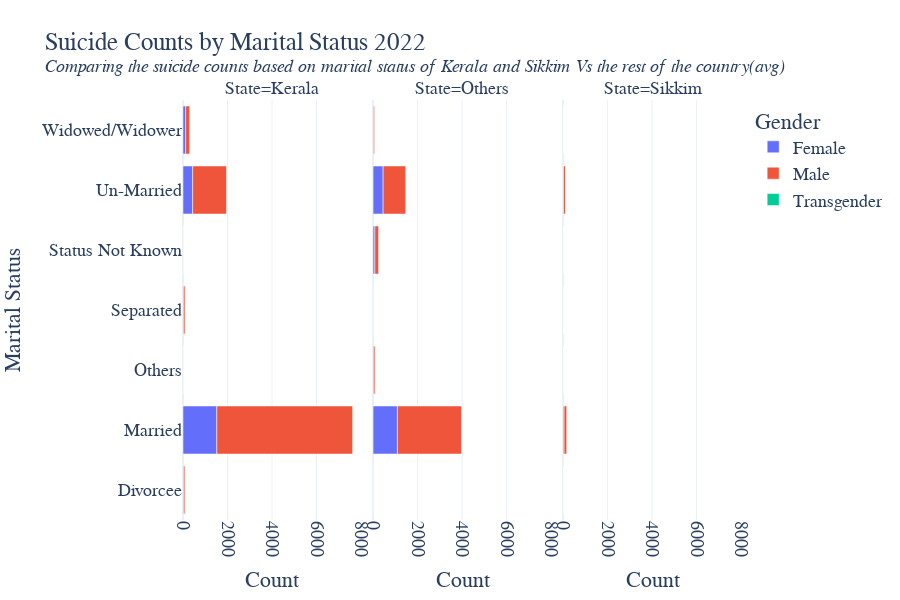

The code cell stored with this chart in its notebook:
### Code cell
fig = px.bar(sub_df, x='Count', y='Marital Status', color='Gender', 
             facet_col='State', barmode='relative',
             title="Suicide Counts by Marital Status 2022 <br><sup><i>Comparing the suicide counts based on marital status of Kerala and Sikkim Vs the rest of the country(avg) </i></sup>")

fig.update_layout(height=600, xaxis=dict(tickangle=90), xaxis2=dict(tickangle=90),
    xaxis3=dict(tickangle=90), font_family="Rockwell", template='plotly_white+presentation')
fig.show()

### Figure 1 — Plotly figure (JSON) as saved in the notebook; plotly's stock layout.template omitted (floating-point values rounded to 4 significant figures)
{"data": [{"alignmentgroup": "True", "hovertemplate": "Gender=Female<br>State=Kerala<br>Count=%{x}<br>Marital Status=%{y}<extra></extra>", "legendgroup": "Female", "marker": {"color": "#636efa", "pattern": {"shape": ""}}, "name": "Female", "offsetgroup": "Female", "orientation": "h", "showlegend": true, "textposition": "auto", "type": "bar", "x": [29, 1519, 0, 20, 5, 436, 120], "xaxis": "x", "y": ["Divorcee", "Married", "Others", "Separated", "Status Not Known", "Un-Married", "Widowed/Widower"], "yaxis": "y"}, {"alignmentgroup": "True", "hovertemplate": "Gender=Female<br>State=Others<br>Count=%{x}<br>Marital Status=%{y}<extra></extra>", "legendgroup": "Female", "marker": {"color": "#636efa", "pattern": {"shape": ""}}, "name": "Female", "offsetgroup": "Female", "orientation": "h", "showlegend": false, "textposition": "auto", "type": "bar", "x": [10.92, 1095.0, 37.12, 11.04, 81.46, 451.7, 33.5], "xaxis": "x2", "y": ["Divorcee", "Married", "Others", "Separated", "Status Not Known", "Un-Married", "Widowed/Widower"], "yaxis": "y2"}, {"alignmentgroup": "True", "hovertemplate": "Gender=Female<br>State=Sikkim<br>Count=%{x}<br>Marital Status=%{y}<extra></extra>", "legendgroup": "Female", "marker": {"color": "#636efa", "pattern": {"shape": ""}}, "name": "Female", "offsetgroup": "Female", "orientation": "h", "showlegend": false, "textposition": "auto", "type": "bar", "x": [0, 44, 0, 1, 0, 19, 3], "xaxis": "x3", "y": ["Divorcee", "Married", "Others", "Separated", "Status Not Known", "Un-Married", "Widowed/Widower"], "yaxis": "y3"}, {"alignmentgroup": "True", "hovertemplate": "Gender=Male<br>State=Kerala<br>Count=%{x}<br>Marital Status=%{y}<extra></extra>", "legendgroup": "Male", "marker": {"color": "#EF553B", "pattern": {"shape": ""}}, "name": "Male", "offsetgroup": "Male", "orientation": "h", "showlegend": true, "textposition": "auto", "type": "bar", "x": [69, 6119, 13, 81, 21, 1533, 195], "xaxis": "x", "y": ["Divorcee", "Married", "Others", "Separated", "Status Not Known", "Un-Married", "Widowed/Widower"], "yaxis": "y"}, {"alignmentgroup": "True", "hovertemplate": "Gender=Male<br>State=Others<br>Count=%{x}<br>Marital Status=%{y}<extra></extra>", "legendgroup": "Male", "marker": {"color": "#EF553B", "pattern": {"shape": ""}}, "name": "Male", "offsetgroup": "Male", "orientation": "h", "showlegend": false, "textposition": "auto", "type": "bar", "x": [21.35, 2898.0, 64.81, 21.85, 182.5, 1030.0, 49.23], "xaxis": "x2", "y": ["Divorcee", "Married", "Others", "Separated", "Status Not Known", "Un-Married", "Widowed/Widower"], "yaxis": "y2"}, {"alignmentgroup": "True", "hovertemplate": "Gender=Male<br>State=Sikkim<br>Count=%{x}<br>Marital Status=%{y}<extra></extra>", "legendgroup": "Male", "marker": {"color": "#EF553B", "pattern": {"shape": ""}}, "name": "Male", "offsetgroup": "Male", "orientation": "h", "showlegend": false, "textposition": "auto", "type": "bar", "x": [0, 131, 0, 3, 2, 89, 1], "xaxis": "x3", "y": ["Divorcee", "Married", "Others", "Separated", "Status Not Known", "Un-Married", "Widowed/Widower"], "yaxis": "y3"}, {"alignmentgroup": "True", "hovertemplate": "Gender=Transgender<br>State=Kerala<br>Count=%{x}<br>Marital Status=%{y}<extra></extra>", "legendgroup": "Transgender", "marker": {"color": "#00cc96", "pattern": {"shape": ""}}, "name": "Transgender", "offsetgroup": "Transgender", "orientation": "h", "showlegend": true, "textposition": "auto", "type": "bar", "x": [0, 0, 0, 0, 0, 2, 0], "xaxis": "x", "y": ["Divorcee", "Married", "Others", "Separated", "Status Not Known", "Un-Married", "Widowed/Widower"], "yaxis": "y"}, {"alignmentgroup": "True", "hovertemplate": "Gender=Transgender<br>State=Others<br>Count=%{x}<br>Marital Status=%{y}<extra></extra>", "legendgroup": "Transgender", "marker": {"color": "#00cc96", "pattern": {"shape": ""}}, "name": "Transgender", "offsetgroup": "Transgender", "orientation": "h", "showlegend": false, "textposition": "auto", "type": "bar", "x": [0, 0.03846, 0.07692, 0.03846, 0.03846, 0.7692, 0], "xaxis": "x2", "y": ["Divorcee", "Married", "Others", "Separated", "Status Not Known", "Un-Married", "Widowed/Widower"], "yaxis": "y2"}, {"alignmentgroup": "True", "hovertemplate": "Gender=Transgender<br>State=Sikkim<br>Count=%{x}<br>Marital Status=%{y}<extra></extra>", "legendgroup": "Transgender", "marker": {"color": "#00cc96", "pattern": {"shape": ""}}, "name": "Transgender", "offsetgroup": "Transgender", "orientation": "h", "showlegend": false, "textposition": "auto", "type": "bar", "x": [0, 0, 0, 0, 0, 0, 0], "xaxis": "x3", "y": ["Divorcee", "Married", "Others", "Separated", "Status Not Known", "Un-Married", "Widowed/Widower"], "yaxis": "y3"}], "layout": {"annotations": [{"font": {}, "showarrow": false, "text": "State=Kerala", "x": 0.16, "xanchor": "center", "xref": "paper", "y": 1, "yanchor": "bottom", "yref": "paper"}, {"font": {}, "showarrow": false, "text": "State=Others", "x": 0.5, "xanchor": "center", "xref": "paper", "y": 1, "yanchor": "bottom", "yref": "paper"}, {"font": {}, "showarrow": false, "text": "State=Sikkim", "x": 0.84, "xanchor": "center", "xref": "paper", "y": 1, "yanchor": "bottom", "yref": "paper"}], "barmode": "relative", "font": {"family": "Rockwell"}, "height": 600, "legend": {"title": {"text": "Gender"}, "tracegroupgap": 0}, "title": {"text": "Suicide Counts by Marital Status 2022 <br><sup><i>Comparing the suicide counts based on marital status of Kerala and Sikkim Vs the rest of the country(avg) </i></sup>"}, "xaxis": {"anchor": "y", "domain": [0, 0.32], "tickangle": 90, "title": {"text": "Count"}}, "xaxis2": {"anchor": "y2", "domain": [0.34, 0.66], "matches": "x", "tickangle": 90, "title": {"text": "Count"}}, "xaxis3": {"anchor": "y3", "domain": [0.68, 1.0], "matches": "x", "tickangle": 90, "title": {"text": "Count"}}, "yaxis": {"anchor": "x", "domain": [0, 1], "title": {"text": "Marital Status"}}, "yaxis2": {"anchor": "x2", "domain": [0, 1], "matches": "y", "showticklabels": false}, "yaxis3": {"anchor": "x3", "domain": [0, 1], "matches": "y", "showticklabels": false}}}
